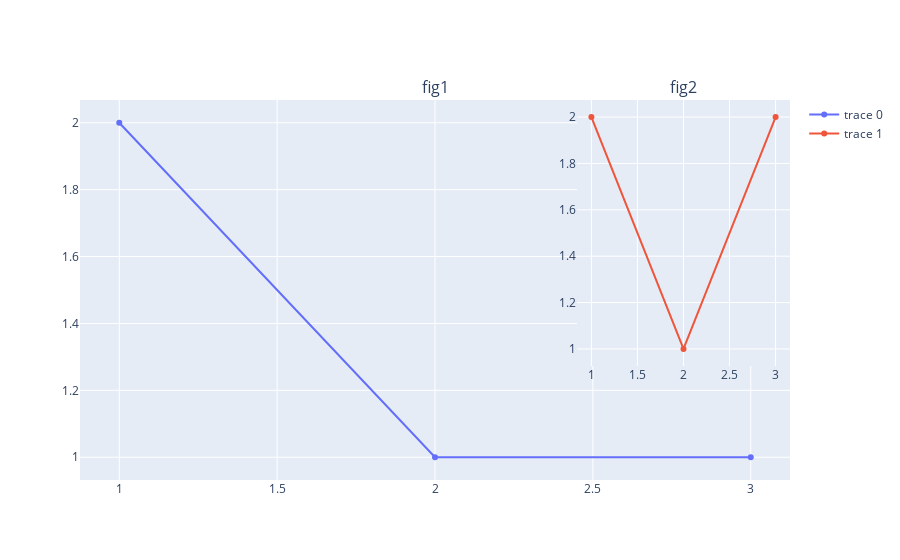

Notebook code cell kept with this figure:
### Markdown cell above
# Example №4

### Code cell
fig = make_subplots(insets=[{'cell': (1,1), 'l': 0.7, 'b': 0.3}], subplot_titles=['fig1', 'fig2'])

fig.add_scatter(x=[1,2,3], y=[2,1,1]) 
fig.add_scatter(x=[1,2,3], y=[2,1,2], xaxis='x2', yaxis='y2')

### Figure 1 — Plotly figure (JSON) as saved in the notebook; plotly's stock layout.template omitted (floating-point values rounded to 4 significant figures)
{"data": [{"type": "scatter", "x": [1, 2, 3], "y": [2, 1, 1]}, {"type": "scatter", "x": [1, 2, 3], "xaxis": "x2", "y": [2, 1, 2], "yaxis": "y2"}], "layout": {"annotations": [{"font": {"size": 16}, "showarrow": false, "text": "fig1", "x": 0.5, "xanchor": "center", "xref": "paper", "y": 1, "yanchor": "bottom", "yref": "paper"}, {"font": {"size": 16}, "showarrow": false, "text": "fig2", "x": 0.85, "xanchor": "center", "xref": "paper", "y": 1, "yanchor": "bottom", "yref": "paper"}], "xaxis": {"anchor": "y", "domain": [0, 1]}, "xaxis2": {"anchor": "y2", "domain": [0.7, 1]}, "yaxis": {"anchor": "x", "domain": [0, 1]}, "yaxis2": {"anchor": "x2", "domain": [0.3, 1]}}}
